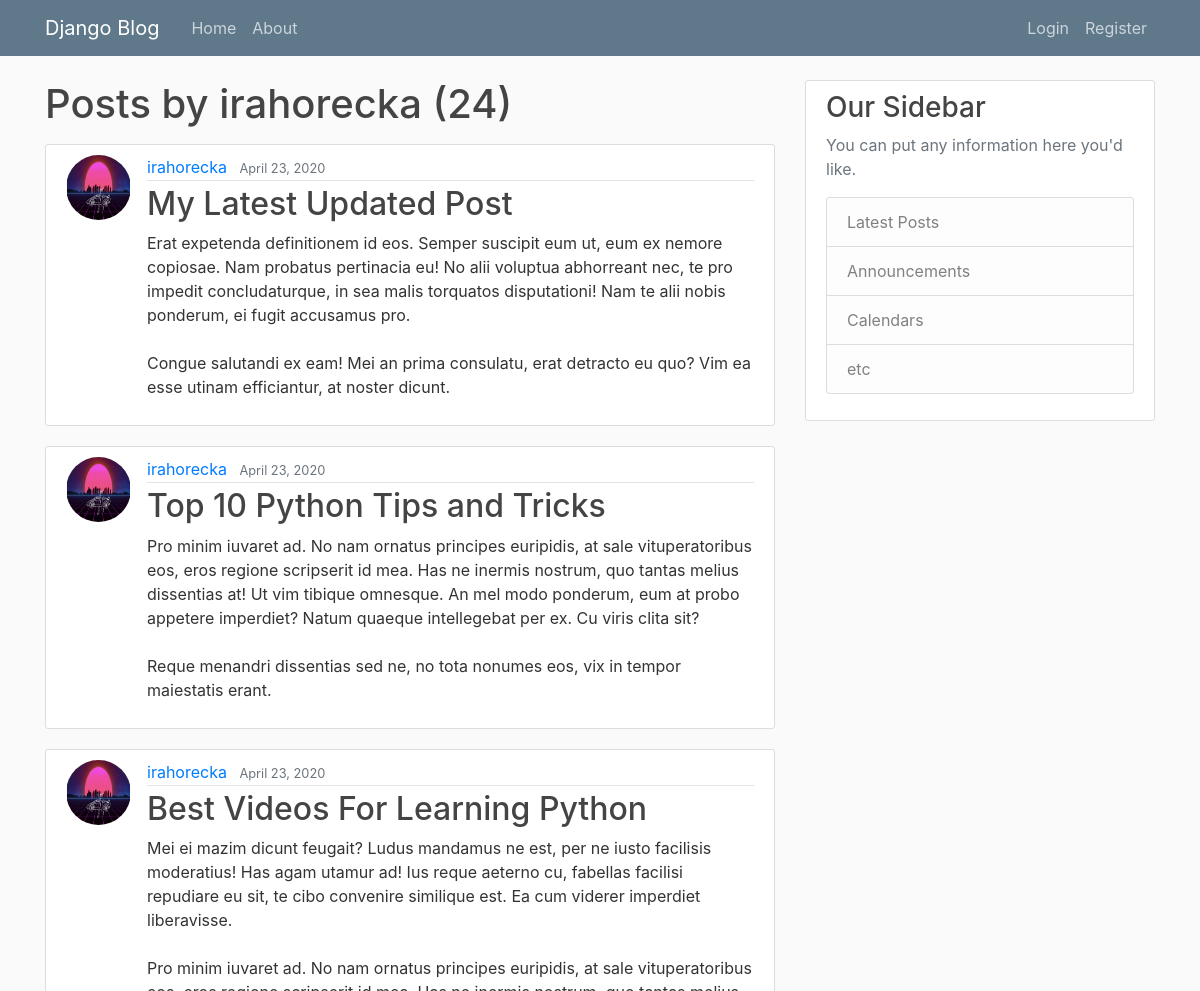
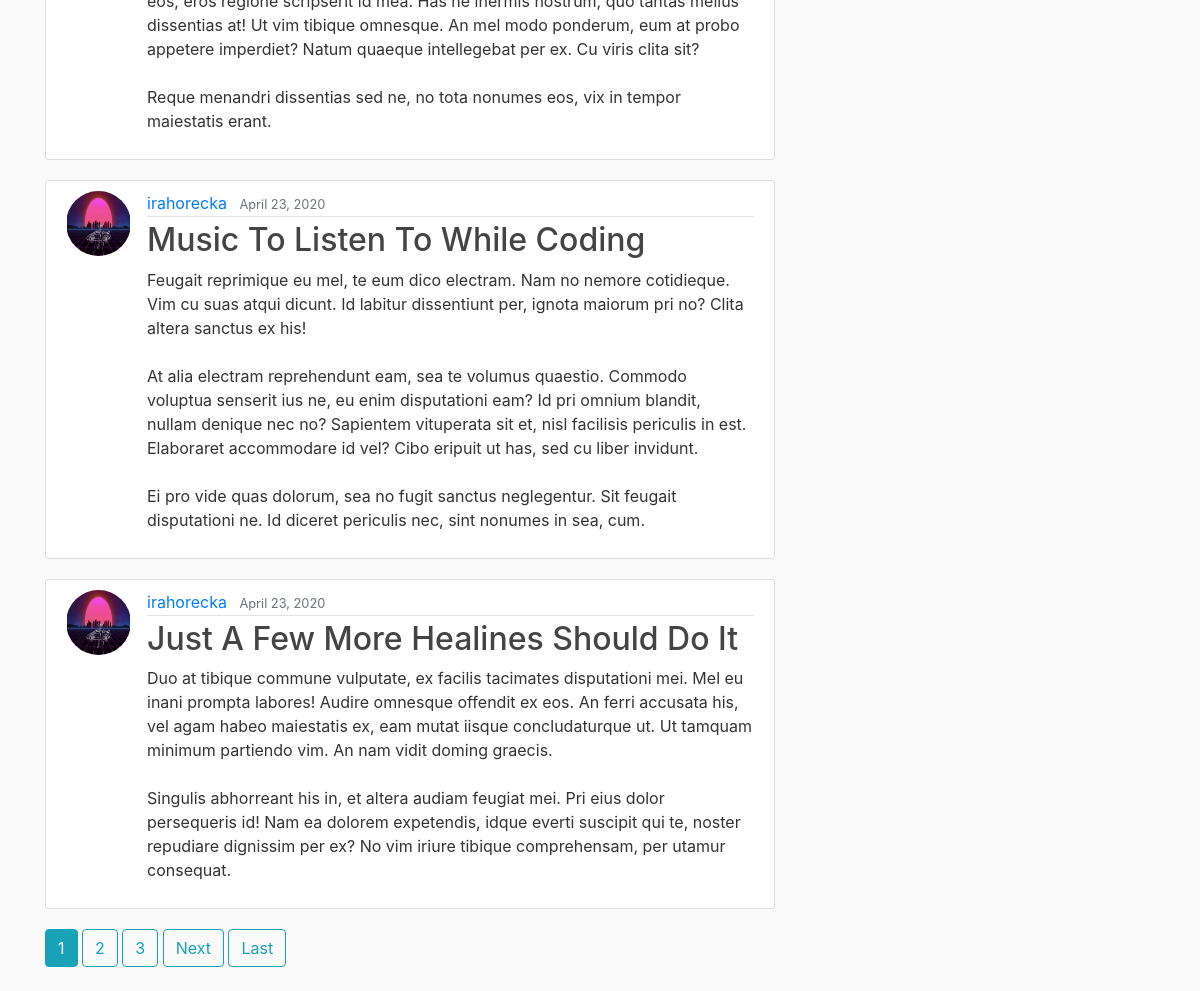
The app's page /user/irahorecka, older data (2 pictures, top to bottom).
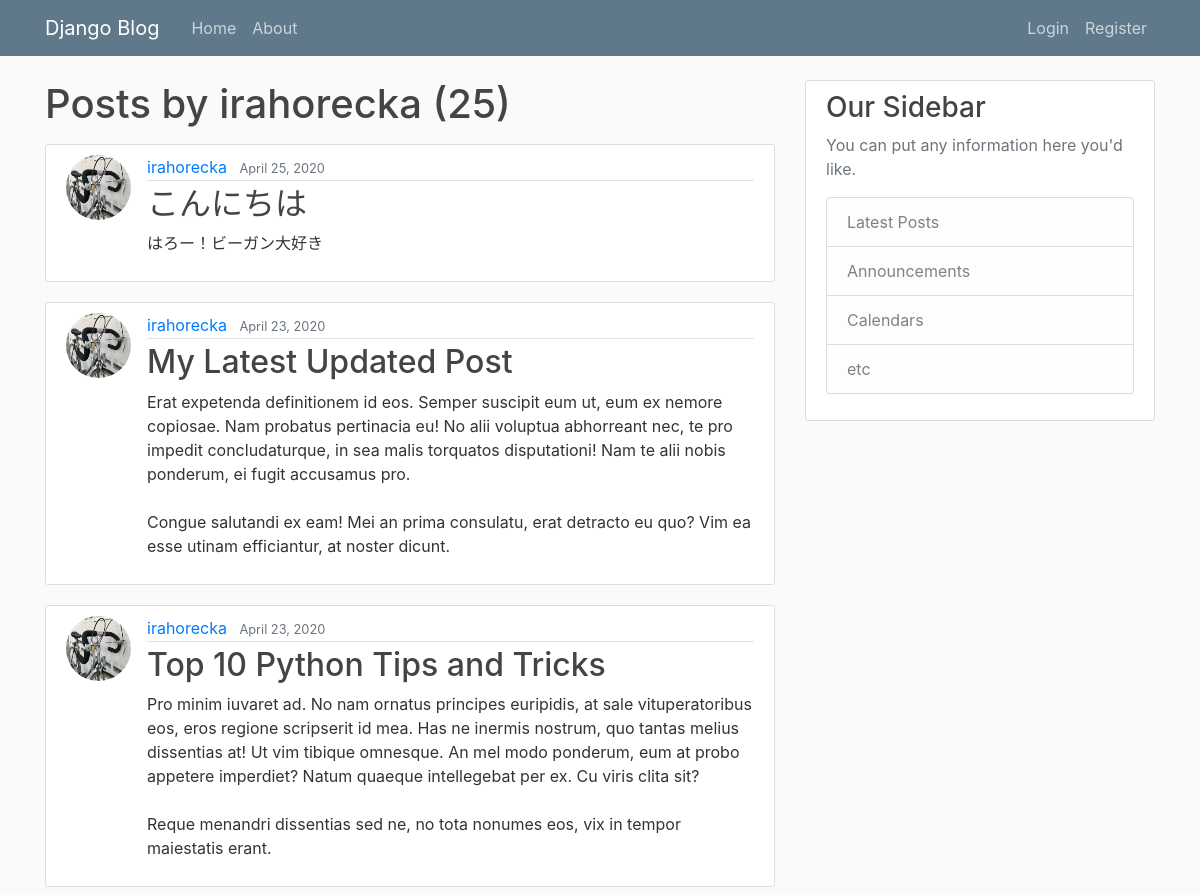
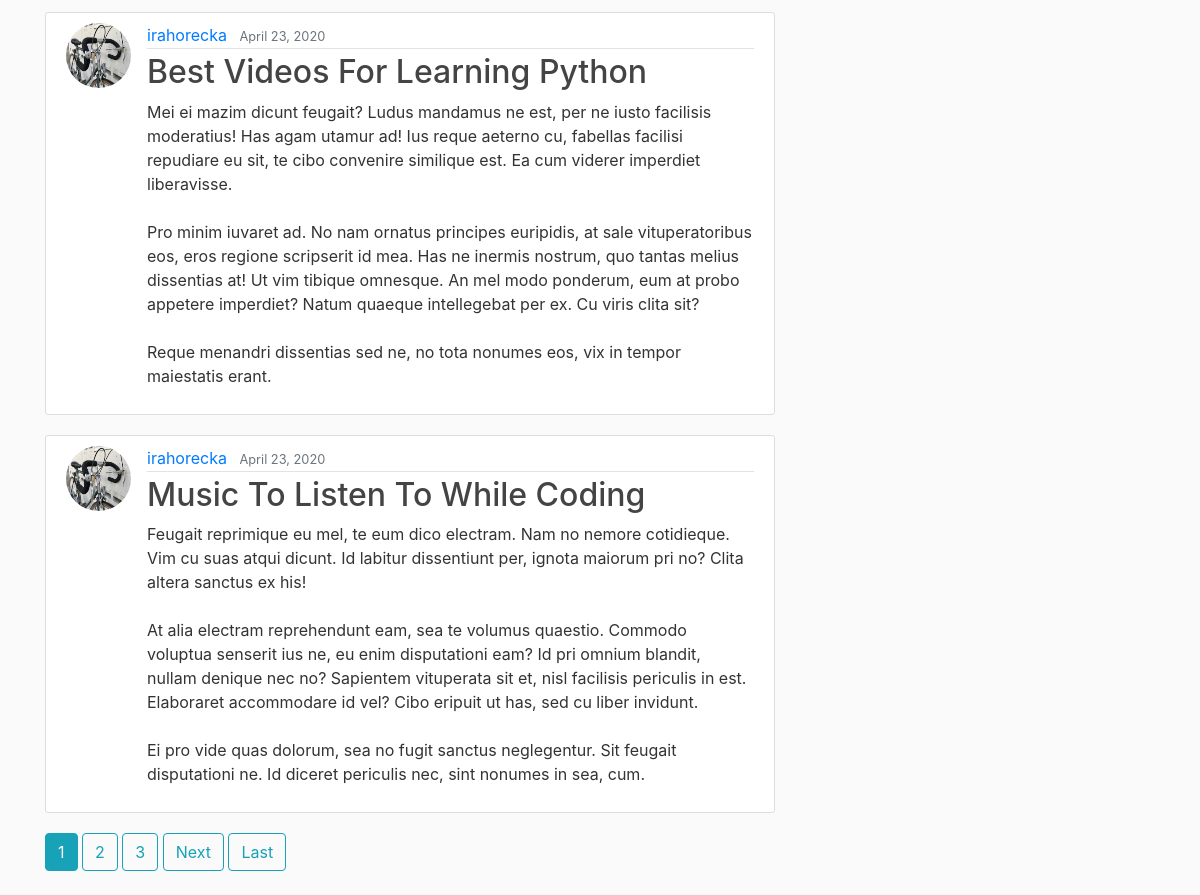
The same page, newer data (2 pictures, top to bottom).
### blog/models.py (models this page shows, shortened)
class Post(models.Model):
    title = models.CharField(max_length=100)
    content = models.TextField()
    date_posted = models.DateTimeField(default=timezone.now)  # don't call func yet
    author = models.ForeignKey(User, on_delete=models.CASCADE)

### users/models.py (models this page shows, shortened)
class Profile(models.Model):
    user = models.OneToOneField(User, on_delete=models.CASCADE)
    image = models.ImageField(default='default.jpg', upload_to='profile_pics')

### blog/views.py (the view)
# urls.py: path('user/<str:username>', UserPostListView.as_view(), name='user-post'),  # username with string dtype and name it 'user-post'
class UserPostListView(ListView):
    model = Post
    template_name = 'blog/user_posts.html'  # <app>/<model>_<viewtype>.html
    context_object_name = 'posts'
    paginate_by = 5
    def get_queryset(self):
        user = get_object_or_404(User, username=self.kwargs.get('username'))  # get username from the parameter in the url
        return Post.objects.filter(author=user).order_by('-date_posted')  # limit posts on page to this filter

### blog/templates/blog/user_posts.html (shortened to what this page needs)
{% extends "blog/base.html" %}
{% block content %}
    <h1 class="mb-3">Posts by {{ view.kwargs.username }} ({{ page_obj.paginator.count }})</h1>
    {% for post in posts %}
        <article class="media content-section">
        <img class="rounded-circle article-img" src="{{ post.author.profile.image.url }}">
        <div class="media-body">
            <div class="article-metadata">
                <a class="mr-2" href="{% url 'user-post' post.author.username %}">{{ post.author }}</a>
                <small class="text-muted">{{ post.date_posted|date:"F d, Y" }}</small>
            </div>
            <h2><a class="article-title" href="{% url 'post-detail' post.id%}">{{ post.title }}</a></h2>
            <p class="article-content">{{ post.content }}</p>
        </div>
        </article>
    {% endfor %}
    {% if is_paginated %}
        {% for num in page_obj.paginator.page_range %}
            {% if page_obj.number == num %}
                <a class="btn btn-info mb-4" href="?page={{ num }}">{{ num }}</a>
            {% elif num > page_obj.number|add:'-3' and num < page_obj.number|add:'3' %}
                <a class="btn btn-outline-info mb-4" href="?page={{ num }}">{{ num }}</a>
            {% endif %}
        {% endfor %}
        {% if page_obj.has_next %}
            <a class="btn btn-outline-info mb-4" href="?page={{ page_obj.next_page_number }}">Next</a>
            <a class="btn btn-outline-info mb-4" href="?page={{ page_obj.paginator.num_pages }}">Last</a>
        {% endif %}
    {% endif %}
{% endblock content %}

### blog/templates/blog/base.html (shortened to what this page needs)
{% load static %}
<!DOCTYPE html>
<html>
<head>
    <link rel="stylesheet" href="https://stackpath.bootstrapcdn.com/bootstrap/4.3.1/css/bootstrap.min.css">
    <link rel="stylesheet" type="text/css" href="{% static 'blog/main.css' %}">
</head>
<body>
    <header class="site-header">
    <nav class="navbar navbar-expand-md navbar-dark bg-steel fixed-top">
        <div class="container">
        <a class="navbar-brand mr-4" href="{% url 'blog-home' %}">Django Blog</a>
        <div class="collapse navbar-collapse" id="navbarToggle">
            <div class="navbar-nav mr-auto">
                <a class="nav-item nav-link" href="{% url 'blog-home' %}">Home</a>
                <a class="nav-item nav-link" href="{% url 'blog-about' %}">About</a>
            </div>
            <div class="navbar-nav">
                {% if user.is_authenticated %}
                    <a class="nav-item nav-link" href="{% url 'post-create' %}">New Post</a>
                    <a class="nav-item nav-link" href="{% url 'profile' %}">Profile</a>
                    <a class="nav-item nav-link" href="{% url 'logout' %}">Logout</a>
                {% else %}
                    <a class="nav-item nav-link" href="{% url 'login' %}">Login</a>
                    <a class="nav-item nav-link" href="{% url 'register' %}">Register</a>
                {% endif %}
            </div>
        </div>
        </div>
    </nav>
    </header>
    <main role="main" class="container">
    <div class="row">
        <div class="col-md-8">
        {% block content %}{% endblock %}
        </div>
        <div class="col-md-4">
        <div class="content-section">
            <h3>Our Sidebar</h3>
            <p class='text-muted'>You can put any information here you'd like.
            <ul class="list-group">
                <li class="list-group-item list-group-item-light">Latest Posts</li>
                <li class="list-group-item list-group-item-light">Announcements</li>
                <li class="list-group-item list-group-item-light">Calendars</li>
                <li class="list-group-item list-group-item-light">etc</li>
            </ul>
            </p>
        </div>
        </div>
    </div>
    </main>
</body>
</html>

### blog/static/blog/main.css (style rules this page uses)
body { background: #fafafa; color: #333333; margin-top: 5rem; }
h1, h2, h3, h4, h5, h6 { color: #444444; }
ul { margin: 0; }
.bg-steel { background-color: #5f788a; }
.site-header .navbar-nav .nav-link { color: #cbd5db; }
.content-section { background: #ffffff; padding: 10px 20px; border: 1px solid #dddddd; border-radius: 3px; margin-bottom: 20px; }
.article-title { color: #444444; }
.article-content { white-space: pre-line; }
.article-img { height: 65px; width: 65px; margin-right: 16px; }
.article-metadata { padding-bottom: 1px; margin-bottom: 4px; border-bottom: 1px solid #e3e3e3 }

Row changes from the older to the newer data that the page shows:
no longer on this page (row unchanged): Post: author.profile.image (picture), author "irahorecka", date_posted "April 23, 2020", title "Just A Few More Healines Should Do It", content "Duo at tibique commune vulputate, ex facilis tacimates disputationi mei. Mel eu inani prompta labores! Audire omnesque offendit ex eos. An ferri accusata his, vel agam habeo maiestatis ex, eam mutat iisque concludaturque ut. Ut tamquam minimum partiendo vim. An nam vidit doming graecis. Singulis abhorreant his in, et altera audiam feugiat mei. Pri eius dolor persequeris id! Nam ea dolorem expetendis, idque everti suscipit qui te, noster repudiare dignissim per ex? No vim iriure tibique comprehensam, per utamur consequat."
added Post: author.profile.image (picture), author "irahorecka", date_posted "April 25, 2020", title "こんにちは", content "はろー！ビーガン大好き"
changed through a linked row, Post "My Latest Updated Post": author.profile.image: a different picture
changed through a linked row, Post "Top 10 Python Tips and Tricks": author.profile.image: a different picture
changed through a linked row, Post "Best Videos For Learning Python": author.profile.image: a different picture
changed through a linked row, Post "Music To Listen To While Coding": author.profile.image: a different picture
Text that changed along with them:
{{ page_obj.paginator.count }}: "24" → "25"
